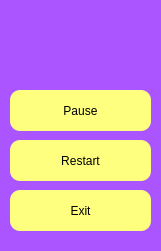
   <widget class="QWidget" name="QOption" native="true">
    <property name="geometry">
     <rect>
      <x>10</x>
      <y>480</y>
      <width>161</width>
      <height>251</height>
     </rect>
    </property>
    <property name="styleSheet">
     <string notr="true">background-color: rgb(170, 85, 255);
border-radius: 10px;
font: bold 20px &quot;Arial Black&quot;;</string>
    </property>
    <widget class="QPushButton" name="button1">
     <property name="geometry">
      <rect>
       <x>10</x>
       <y>90</y>
       <width>141</width>
       <height>41</height>
      </rect>
     </property>
     <property name="layoutDirection">
      <enum>Qt::LeftToRight</enum>
     </property>
     <property name="styleSheet">
      <string notr="true">QPushButton {
border-radius: 10px;
border-width: 4px;
border-color: beige;
padding: 6px;
background-color: rgb(255, 255, 127);
}
QPushButton:checked {
background-color: rgb(80, 80, 80);
border: none; 
}
QPushButton:hover {
	background-color: rgb(0, 170, 255);
border-style: outset;  
}  



</string>
     </property>
     <property name="text">
      <string>Pause</string>
     </property>
    </widget>
    <widget class="QPushButton" name="button2">
     <property name="geometry">
      <rect>
       <x>10</x>
       <y>140</y>
       <width>141</width>
       <height>41</height>
      </rect>
     </property>
     <property name="layoutDirection">
      <enum>Qt::LeftToRight</enum>
     </property>
     <property name="styleSheet">
      <string notr="true">QPushButton {
border-radius: 10px;
border-width: 4px;
border-color: beige;
padding: 6px;
background-color: rgb(255, 255, 127);
}
QPushButton:checked {
background-color: rgb(80, 80, 80);
border: none; 
}
QPushButton:hover {
	background-color: rgb(0, 170, 255);
border-style: outset;  
}  



</string>
     </property>
     <property name="text">
      <string>Restart</string>
     </property>
    </widget>
    <widget class="QPushButton" name="button3">
     <property name="geometry">
      <rect>
       <x>10</x>
       <y>190</y>
       <width>141</width>
       <height>41</height>
      </rect>
     </property>
     <property name="layoutDirection">
      <enum>Qt::LeftToRight</enum>
     </property>
     <property name="styleSheet">
      <string notr="true">QPushButton {
border-radius: 10px;
border-width: 4px;
border-color: beige;
padding: 6px;
background-color: rgb(255, 255, 127);
}
QPushButton:checked {
background-color: rgb(80, 80, 80);
border: none; 
}
QPushButton:hover {
	background-color: rgb(0, 170, 255);
border-style: outset;  
}  



</string>
     </property>
     <property name="text">
      <string>Exit</string>
     </property>
    </widget>
   </widget>
